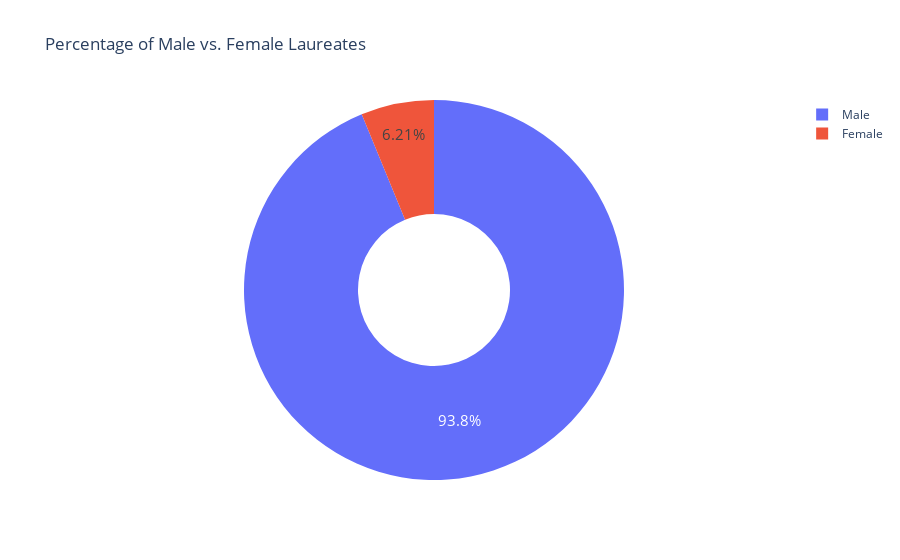

Notebook code cell kept with this figure:
### Code cell
fig = px.pie(df_group_sex,
          values='prize',
          names='sex',
          title='Percentage of Male vs. Female Laureates',
          hole=0.4)

fig.update_traces(textposition='inside', textfont_size=15, textinfo='percent')

fig.show()

### Figure 1 — Plotly figure (JSON) as saved in the notebook; plotly's stock layout.template omitted (floating-point values rounded to 4 significant figures)
{"data": [{"domain": {"x": [0, 1], "y": [0, 1]}, "hole": 0.4, "hovertemplate": "sex=%{label}<br>prize=%{value}<extra></extra>", "labels": ["Female", "Male"], "legendgroup": "", "name": "", "showlegend": true, "textfont": {"size": 15}, "textinfo": "percent", "textposition": "inside", "type": "pie", "values": [58, 876]}], "layout": {"legend": {"tracegroupgap": 0}, "title": {"text": "Percentage of Male vs. Female Laureates"}}}
